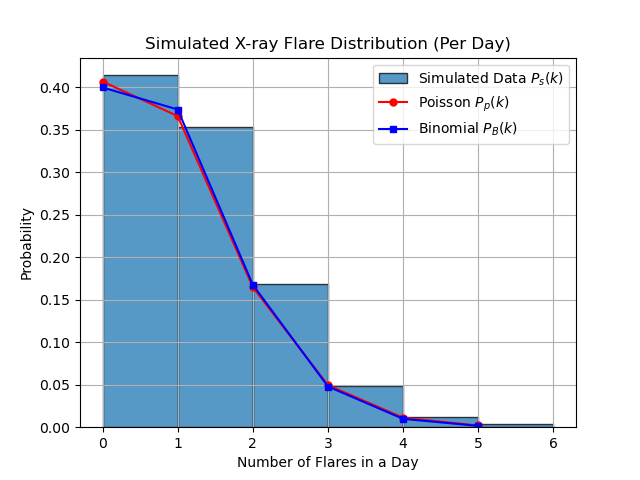

Python code for this plot:
#!/usr/bin/env python3
# -*- coding: utf-8 -*-
"""
Created on Wed Feb 12 21:25:07 2025

@author: kfrench
"""

"""

Use a random number generator to create a dataset that simulates the following result. 
Every hour, the number of x-ray flares is tabulated. 
It is found that over 1,000 days, 900 flares occurred so that the average probability of a flare 
in a given hour is 900/(1000⋅24).

"""
import numpy as np
import matplotlib.pyplot as plt
import scipy.stats as stats

days = 1000
hours = 24
total_hours = days * hours
hourly_flare_rate = 900 / total_hours  # Expected rate of flares per hour

#Simulated dataset
flare_counts = np.random.poisson(lam=hourly_flare_rate, size=total_hours)

#Probability of k flare events occurring per day for the Simulated dataset
daily_flare_rate = flare_counts.reshape(days, hours).sum(axis=1)

#Calculate lambda for poisson distribution
lambda_daily = hours * hourly_flare_rate

#range of possible daily flares
k_values = np.arange(0, max(daily_flare_rate) + 1)

#Poisson pmf
poisson_p = stats.poisson.pmf(k_values, mu=lambda_daily)

#Binomial pmf
binomial_p = stats.binom.pmf(k_values, hours, hourly_flare_rate)


#Plot histogram of simulated data
plt.hist(daily_flare_rate, bins=range(0, max(daily_flare_rate) + 2), density=True, alpha=0.75, edgecolor='black', label="Simulated Data $P_s(k)$")

# Overlay Poisson distribution
plt.plot(k_values, poisson_p, 'ro-', markersize=5, label=r"Poisson $P_p(k)$")

# Overlay Binomial distribution
plt.plot(k_values, binomial_p, 'bs-', markersize=5, label=r"Binomial $P_B(k)$")


plt.xlabel("Number of Flares in a Day")
plt.ylabel("Probability")
plt.title("Simulated X-ray Flare Distribution (Per Day)")
plt.legend()
plt.grid()
plt.show()
